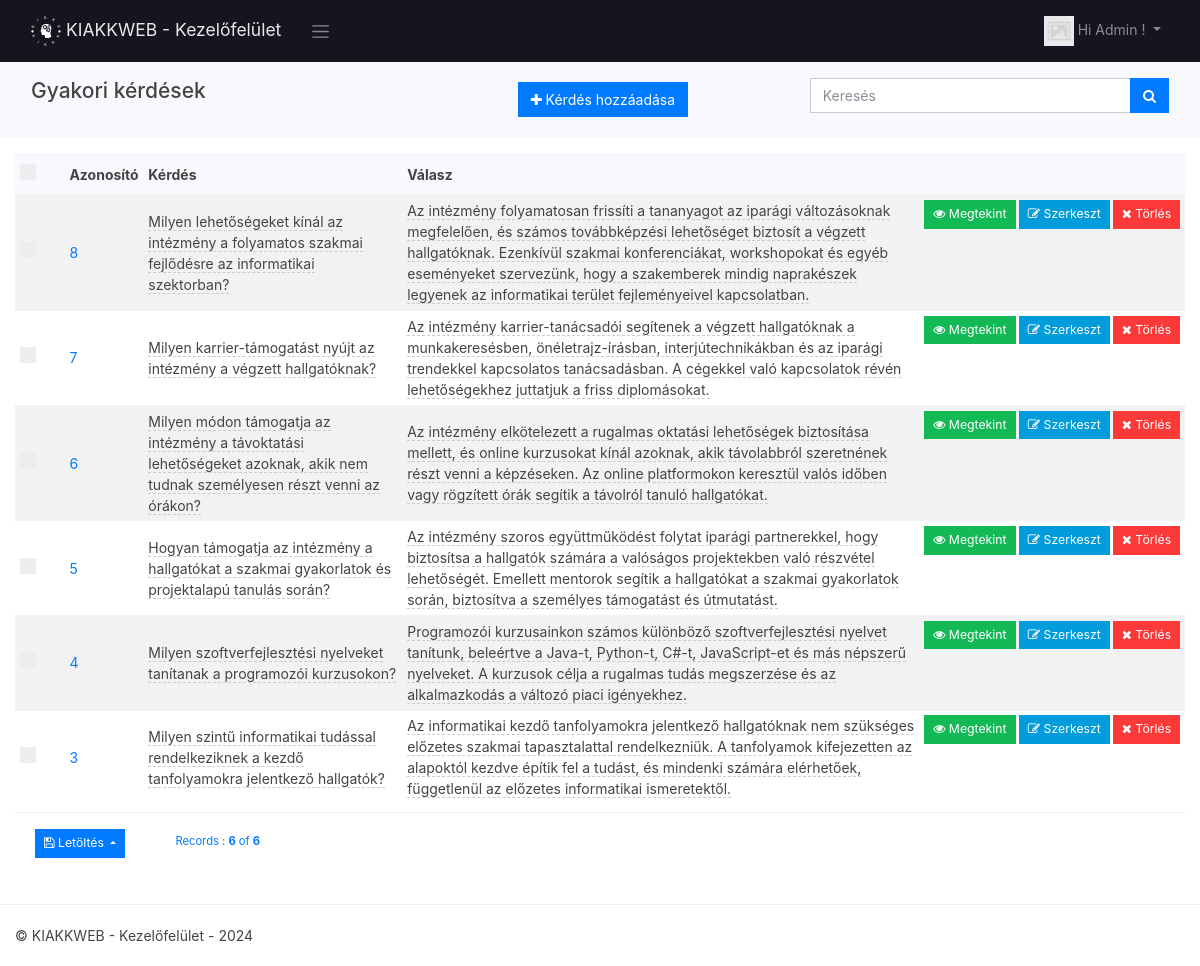
Page /dashboard/faqs (signed in) on the earlier database version.
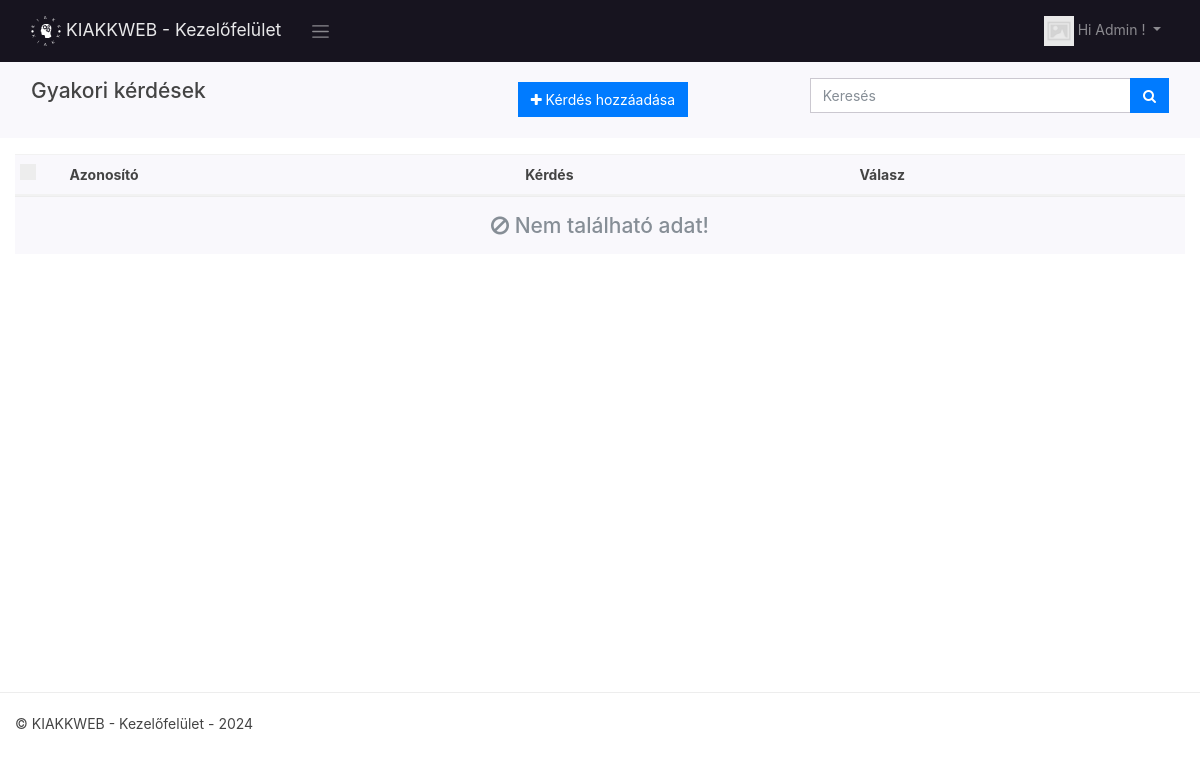
Same page on the later database version.
### tables this page shows
CREATE TABLE `faqs` (
  `id` int(11) NOT NULL,
  `qst` text NOT NULL,
  `answ` text NOT NULL
);

### dashboard/app/views/partials/faqs/list.php (the view, shortened to what the changed rows need)
<?php
$page_element_id = "list-page-" . random_str();
$current_page = $this->set_current_page_link();
$view_data = $this->view_data;
$records = $view_data->records;
$record_count = $view_data->record_count;
$total_records = $view_data->total_records;
$show_footer = $this->show_footer;
$show_pagination = $this->show_pagination;
?>
<section class="page" id="<?php echo $page_element_id; ?>" data-page-type="list"  data-display-type="table" data-page-url="<?php print_link($current_page); ?>">
        <div  class="">
            <div class="container-fluid">
                <div class="row ">
                    <div class="col-md-12 comp-grid">
                        <div  class=" animated fadeIn page-content">
                            <div id="faqs-list-records">
                                <div id="page-report-body" class="table-responsive">
                                    <table class="table  table-striped table-sm text-left">
                                        <thead class="table-header bg-light">
                                            <tr>
                                                <th class="td-checkbox">
                                                    <label class="custom-control custom-checkbox custom-control-inline">
                                                    </label>
                                                </th>
                                                <th  class="td-id"> Azonosító</th>
                                                <th  class="td-qst"> Kérdés</th>
                                                <th  class="td-answ"> Válasz</th>
                                                <th class="td-btn"></th>
                                            </tr>
                                        </thead>
                                        <?php
                                        if(!empty($records)){
                                        ?>
                                        <tbody class="page-data" id="page-data-<?php echo $page_element_id; ?>">
                                            <?php
                                            foreach($records as $data){
                                            $rec_id = (!empty($data['id']) ? urlencode($data['id']) : null);
                                            ?>
                                            <tr>
                                                <th class=" td-checkbox">
                                                    <label class="custom-control custom-checkbox custom-control-inline">
                                                        </label>
                                                    </th>
                                                    <td class="td-id"><a href="<?php print_link("faqs/view/$data[id]") ?>"><?php echo $data['id']; ?></a></td>
                                                    <td class="td-qst">
                                                        <span  data-pk="<?php echo $data['id'] ?>"
                                                            data-url="<?php print_link("faqs/editfield/" . urlencode($data['id'])); ?>"
                                                            data-name="qst"
                                                            data-title="Adj meg kérdést!"
                                                            data-placement="left"
                                                            data-toggle="dblclick"
                                                            data-type="textarea"
                                                            data-mode="popover"
                                                            data-showbuttons="left"
                                                            class="is-editable" >
                                                            <?php echo $data['qst']; ?>
                                                        </span>
                                                    </td>
                                                    <td class="td-answ">
                                                        <span  data-pk="<?php echo $data['id'] ?>"
                                                            data-url="<?php print_link("faqs/editfield/" . urlencode($data['id'])); ?>"
                                                            data-name="answ"
                                                            data-title="Adj meg választ!"
                                                            data-placement="left"
                                                            data-toggle="dblclick"
                                                            data-type="textarea"
                                                            data-mode="popover"
                                                            data-showbuttons="left"
                                                            class="is-editable" >
                                                            <?php echo $data['answ']; ?>
                                                        </span>
                                                    </td>
                                                    <th class="td-btn">
                                                        <a class="btn btn-sm btn-success has-tooltip" title="View Record" href="<?php print_link("faqs/view/$rec_id"); ?>">
                                                            <i class="fa fa-eye"></i> Megtekint
                                                        </a>
                                                        <a class="btn btn-sm btn-info has-tooltip" title="Edit This Record" href="<?php print_link("faqs/edit/$rec_id"); ?>">
                                                            <i class="fa fa-edit"></i> Szerkeszt
                                                        </a>
                                                        <a class="btn btn-sm btn-danger has-tooltip record-delete-btn" title="Delete this record" href="" data-prompt-msg="Biztosan törölni szeretnéd?" data-display-style="modal">
                                                            <i class="fa fa-times"></i>
                                                            Törlés
                                                        </a>
                                                    </th>
                                                </tr>
                                                <?php
                                                }
                                                ?>
                                            </tbody>
                                            <?php
                                            }
                                            ?>
                                        </table>
                                        <?php
                                        if(empty($records)){
                                        ?>
                                        <h4 class="bg-light text-center border-top text-muted animated bounce  p-3">
                                            <i class="fa fa-ban"></i> Nem található adat!
                                        </h4>
                                        <?php
                                        }
                                        ?>
                                    </div>
                                    <?php
                                    if( $show_footer && !empty($records)){
                                    ?>
                                    <div class=" border-top mt-2">
                                        <div class="row justify-content-center">
                                            <div class="col-md-auto justify-content-center">
                                                <div class="p-3 d-flex justify-content-between">
                                                    <div class="dropup export-btn-holder mx-1">
                                                        <button class="btn btn-sm btn-primary dropdown-toggle" type="button" data-toggle="dropdown" aria-haspopup="true" aria-expanded="false">
                                                            <i class="fa fa-save"></i> Letöltés
                                                        </button>
                                                                        </div>
                                                                    </div>
                                                                </div>
                                                                <div class="col">
                                                                    <?php
                                                                    if($show_pagination == true){
                                                                    $pager = new Pagination($total_records, $record_count);
                                                                    $pager->route = $this->route;
                                                                    $pager->show_page_count = true;
                                                                    $pager->show_record_count = true;
                                                                    $pager->show_page_limit =true;
                                                                    $pager->limit_count = $this->limit_count;
                                                                    $pager->show_page_number_list = true;
                                                                    $pager->pager_link_range=5;
                                                                    $pager->render();
                                                                    }
                                                                    ?>
                                                                </div>
                                                            </div>
                                                        </div>
                                                        <?php
                                                        }
                                                        ?>
                                                    </div>
                                                </div>
                                            </div>
                                        </div>
                                    </div>
                                </div>
                            </section>

### dashboard/libs/Pagination.php (shortened to what the changed rows need)
<?php
class Pagination
{
	public $total_records;
	public $limit_count = MAX_RECORD_COUNT;
	public $show_record_count = true;
	public $show_page_limit = true;
	function __construct($total_records, $current_record_count)
	{
		$this->total_records = $total_records;
	}
	function set_link($limit_start = null)
	{
		$qs = array();
		$page_path = $this->route->page_url;
		$link = set_page_link($page_path, $qs);
	}
	public function render()
	{
		$form_id = random_str();
		$request = $this->route->request;
		$limit_count = (!empty($request->limit_count) ? $request->limit_count : $this->limit_count);
		$page_num = (!empty($request->limit_start) ? $request->limit_start : 1);
		$record_position = min(($page_num * $limit_count), $this->total_records);
		$detail_page_class = "col";
		$form_class = "pagination-form";
?>
		<form class="mt-3 <?php echo $form_class; ?>" id="form<?php echo $form_id ?>" action="<?php echo ($this->set_link()); ?>" method="get">
			<div class="row justify-content-center">
				<?php
				if ($this->show_record_count == true ||  $this->show_page_limit == true) {
				?>
					<div class="<?php echo $detail_page_class; ?>">
						<?php
						if ($this->show_record_count == true) {
						?>
							<small class="text-primary">
								Records :
								<span class="record-position font-weight-bold"><?php echo $record_position; ?></span>
								of
								<span class="total-records font-weight-bold"><?php echo $this->total_records; ?></span>
						</small>
						<?php
						}
						?>
					</div>
					<?php
				}
					?>
			</div>
		</form>
<?php
	}
}

Differences in the rows shown:
removed faqs: id "8", qst "Milyen lehetőségeket kínál az intézmény a folyamatos szakmai fejlődésre az informatikai szektorban?", answ "Az intézmény folyamatosan frissíti a tananyagot az iparági változásoknak megfelelően, és számos továbbképzési lehetőséget biztosít a végzett hallgatóknak. Ezenkívül szakmai konferenciákat, workshopokat és egyéb eseményeket szervezünk, hogy a szakemberek mindig naprakészek legyenek az informatikai terület fejleményeivel kapcsolatban."
removed faqs: id "7", qst "Milyen karrier-támogatást nyújt az intézmény a végzett hallgatóknak?", answ "Az intézmény karrier-tanácsadói segítenek a végzett hallgatóknak a munkakeresésben, önéletrajz-írásban, interjútechnikákban és az iparági trendekkel kapcsolatos tanácsadásban. A cégekkel való kapcsolatok révén lehetőségekhez juttatjuk a friss diplomásokat."
removed faqs: id "6", qst "Milyen módon támogatja az intézmény a távoktatási lehetőségeket azoknak, akik nem tudnak személyesen részt venni az órákon?", answ "Az intézmény elkötelezett a rugalmas oktatási lehetőségek biztosítása mellett, és online kurzusokat kínál azoknak, akik távolabbról szeretnének részt venni a képzéseken. Az online platformokon keresztül valós időben vagy rögzített órák segítik a távolról tanuló hallgatókat."
removed faqs: id "5", qst "Hogyan támogatja az intézmény a hallgatókat a szakmai gyakorlatok és projektalapú tanulás során?", answ "Az intézmény szoros együttműködést folytat iparági partnerekkel, hogy biztosítsa a hallgatók számára a valóságos projektekben való részvétel lehetőségét. Emellett mentorok segítik a hallgatókat a szakmai gyakorlatok során, biztosítva a személyes támogatást és útmutatást."
removed faqs: id "4", qst "Milyen szoftverfejlesztési nyelveket tanítanak a programozói kurzusokon?", answ "Programozói kurzusainkon számos különböző szoftverfejlesztési nyelvet tanítunk, beleértve a Java-t, Python-t, C#-t, JavaScript-et és más népszerű nyelveket. A kurzusok célja a rugalmas tudás megszerzése és az alkalmazkodás a változó piaci igényekhez."
removed faqs: id "3", qst "Milyen szintű informatikai tudással rendelkeziknek a kezdő tanfolyamokra jelentkező hallgatók?", answ "Az informatikai kezdő tanfolyamokra jelentkező hallgatóknak nem szükséges előzetes szakmai tapasztalattal rendelkezniük. A tanfolyamok kifejezetten az alapoktól kezdve építik fel a tudást, és mindenki számára elérhetőek, függetlenül az előzetes informatikai ismeretektől."
Other differences:
$record_position: "6" → (not shown)
$this->total_records: "6" → (not shown)
text no longer shown: "Letöltés Records : of"
text now shown: "Nem található adat!"
